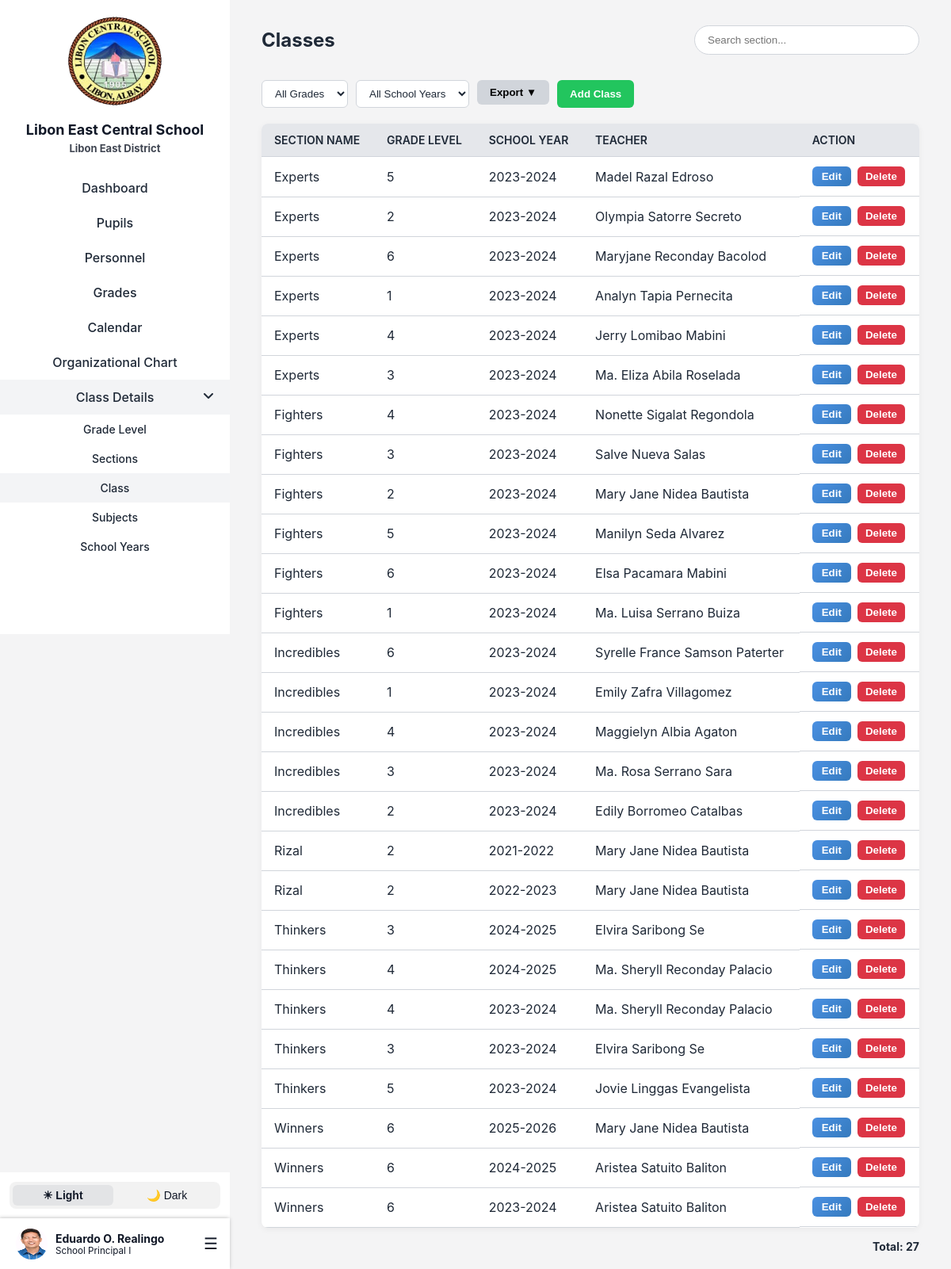
The page /Landing/Login/Page/adminSections.php (signed in) on the database its author committed.
### tables this page shows
CREATE TABLE `teachers` (
  `teacher_id` int(11) NOT NULL,
  `first_name` varchar(100) DEFAULT NULL,
  `middle_name` varchar(100) DEFAULT NULL,
  `last_name` varchar(100) DEFAULT NULL,
  `employee_no` varchar(20) DEFAULT NULL,
  `email` varchar(100) DEFAULT NULL,
  `password` varchar(255) DEFAULT NULL,
  `gender` enum('Male','Female','Other') DEFAULT NULL,
  `birthdate` date DEFAULT NULL,
  `age` int(11) DEFAULT NULL,
  `contact_no` varchar(20) DEFAULT NULL,
  `house_no_street` varchar(255) DEFAULT NULL,
  `barangay` varchar(255) DEFAULT NULL,
  `municipality` varchar(255) DEFAULT NULL,
  `province` varchar(255) DEFAULT NULL,
  `position` varchar(255) NOT NULL,
  `image` varchar(255) NOT NULL DEFAULT 'teacher.png',
  `user_type` char(1) NOT NULL DEFAULT 't' COMMENT 'a - admin\r\nt- teacher\r\nn- non-teaching',
  `user_status` char(1) NOT NULL DEFAULT 'a' COMMENT 'a - active\r\ni - inactive',
  `created_at` datetime DEFAULT current_timestamp(),
  `updated_at` datetime DEFAULT current_timestamp() ON UPDATE current_timestamp(),
  `created_by` int(11) DEFAULT NULL,
  `updated_by` int(11) DEFAULT NULL
);

CREATE TABLE `sections` (
  `section_id` int(11) NOT NULL,
  `section_name` varchar(50) NOT NULL,
  `grade_level_id` int(11) NOT NULL,
  `teacher_id` int(11) DEFAULT NULL,
  `sy_id` int(11) NOT NULL,
  `created_at` datetime DEFAULT current_timestamp(),
  `updated_at` datetime DEFAULT current_timestamp() ON UPDATE current_timestamp(),
  `created_by` int(11) DEFAULT NULL,
  `updated_by` int(11) DEFAULT NULL
);

CREATE TABLE `section_name` (
  `section_name_id` int(11) NOT NULL,
  `section_name` varchar(255) NOT NULL,
  `created_at` datetime DEFAULT current_timestamp(),
  `updated_at` datetime DEFAULT current_timestamp() ON UPDATE current_timestamp(),
  `created_by` int(11) DEFAULT NULL,
  `updated_by` int(11) DEFAULT NULL
);

CREATE TABLE `grade_levels` (
  `grade_level_id` int(11) NOT NULL,
  `level_name` varchar(20) NOT NULL,
  `created_at` datetime DEFAULT current_timestamp(),
  `updated_at` datetime DEFAULT current_timestamp() ON UPDATE current_timestamp(),
  `created_by` int(11) DEFAULT NULL,
  `updated_by` int(11) DEFAULT NULL
);

CREATE TABLE `school_years` (
  `sy_id` int(11) NOT NULL,
  `school_year` varchar(20) DEFAULT NULL,
  `start_date` date DEFAULT NULL,
  `end_date` date DEFAULT NULL,
  `created_at` datetime DEFAULT current_timestamp(),
  `updated_at` datetime DEFAULT current_timestamp() ON UPDATE current_timestamp(),
  `created_by` int(11) DEFAULT NULL,
  `updated_by` int(11) DEFAULT NULL
);

### Landing/Login/Page/adminSections.php (the view, shortened to what this page needs)
<?php
include 'lecs_db.php';
?>
<!DOCTYPE html>
<html lang="en">
<head>
    <link rel="stylesheet" href="css/adminSections.css">
    <link rel="stylesheet" href="css/sidebar.css">
</head>
<body>
<div class="container">
<?php include 'sidebar.php'; ?>
<div class="main-content">
  <div class="header">
    <h1>Classes</h1>
    <form method="GET" style="margin:0;">
      <input type="text" name="search" placeholder="Search section..."
        value="<?php echo isset($_GET['search']) ? htmlspecialchars($_GET['search']) : ''; ?>">
    </form>
  </div>
<div class="header-buttons">
  <form method="GET" class="filter-form">
    <select name="grade_filter" onchange="this.form.submit()">
      <option value="">All Grades</option>
    </select>
    <select name="sy_filter" onchange="this.form.submit()">
      <option value="">All School Years</option>
    </select>
  </form>
  <div class="export-dropdown">
    <button type="button" class="export-btn" onclick="toggleDropdown()">Export ▼</button>
  </div>
  <button type="button" class="add-btn" onclick="openAddModal()">Add Class</button>
</div>
  <table>
    <thead>
      <tr>
        <th>Section Name</th>
        <th>Grade Level</th>
        <th>School Year</th>
        <th>Teacher</th>
        <th>Action</th>
      </tr>
    </thead>
    <tbody>
      <?php
      $whereParts = [];
      $where = count($whereParts) > 0 ? "WHERE " . implode(" AND ", $whereParts) : "";
      $sql = "SELECT s.*, sn.section_name, g.level_name, sy.school_year, CONCAT(t.first_name, ' ', COALESCE(t.middle_name, ''), ' ', t.last_name) AS teacher_name
              FROM sections s
              JOIN section_name sn ON s.section_name = sn.section_name
              LEFT JOIN grade_levels g ON s.grade_level_id = g.grade_level_id
              LEFT JOIN school_years sy ON s.sy_id = sy.sy_id
              LEFT JOIN teachers t ON s.teacher_id = t.teacher_id
              $where
              ORDER BY sn.section_name ASC";
      $result = $conn->query($sql);
      if ($result && $result->num_rows > 0) {
        while ($row = $result->fetch_assoc()) {
          $teacher = $row['teacher_name'] ? htmlspecialchars($row['teacher_name']) : '-';
          echo "<tr>
                  <td>" . htmlspecialchars($row['section_name']) . "</td>
                  <td>" . htmlspecialchars($row['level_name']) . "</td>
                  <td>" . htmlspecialchars($row['school_year']) . "</td>
                  <td>$teacher</td>
                  <td class='action-btns'>
                    <button class='edit-btn' onclick=\"openEditModal({$row['section_id']}, '" . htmlspecialchars($row['section_name']) . "', {$row['grade_level_id']}, {$row['sy_id']}, " . ($row['teacher_id'] ?? 'null') . ")\">Edit</button>
                    <button class='delete-btn' onclick=\"openDeleteModal({$row['section_id']}, '" . htmlspecialchars($row['section_name']) . "')\">Delete</button>
                  </td>
                </tr>";
        }
      } else {
        echo "<tr><td colspan='6'>No sections found</td></tr>";
      }
      ?>
    </tbody>
  </table>
  <div class="total-count">
      <?php
      $countQuery = "SELECT COUNT(*) as total
                    FROM sections s
                    JOIN section_name sn ON s.section_name = sn.section_name
                    LEFT JOIN grade_levels g ON s.grade_level_id = g.grade_level_id
                    LEFT JOIN school_years sy ON s.sy_id = sy.sy_id
                    LEFT JOIN teachers t ON s.teacher_id = t.teacher_id
                    $where";
      $countResult = $conn->query($countQuery);
      $countRow = $countResult->fetch_assoc();
      echo "Total: " . $countRow['total'];
      ?>
    </div>
</div>
</div>
</body>
</html>

### Landing/Login/Page/sidebar.php (shortened to what this page needs)
<?php
include 'lecs_db.php';
$current_page = basename($_SERVER['PHP_SELF']);
$classInfoPages = ['adminGradeLevel.php', 'adminSections.php', 'adminSubjects.php', 'adminSchoolYear.php', 'adminSectionName.php', 'adminOrganizationalChart'];
$isClassInfoActive = in_array($current_page, $classInfoPages);
if (!function_exists('arabic_to_roman')) {
    function arabic_to_roman($num) {
        $roman_numerals = [
            1000 => 'M', 900 => 'CM', 500 => 'D', 400 => 'CD',
            100 => 'C', 90 => 'XC', 50 => 'L', 40 => 'XL',
            10 => 'X', 9 => 'IX', 5 => 'V', 4 => 'IV', 1 => 'I'
        ];
        $roman = '';
        foreach ($roman_numerals as $value => $symbol) {
            while ($num >= $value) {
                $roman .= $symbol;
                $num -= $value;
            }
        }
        return $roman;
    }
}
if (!function_exists('format_position')) {
    function format_position($pos) {
        $is_principal = stripos($pos, 'principal') !== false;
        if (preg_match('/(.*) (\d+)$/', $pos, $matches)) {
            $base = $matches[1];
            $num = intval($matches[2]);
            $roman = arabic_to_roman($num);
            $new_pos = $base . ' ' . $roman;
        } else {
            $new_pos = $pos;
        }
        if ($is_principal) {
            $new_pos = 'School ' . $new_pos;
        }
        return $new_pos;
    }
}
$admin_id = isset($_SESSION['teacher_id']) ? intval($_SESSION['teacher_id']) : 0;
$adminData = [
    'first_name' => 'Admin',
    'middle_name' => '',
    'last_name' => 'User',
    'position' => 'Administrator',
    'image' => 'teacher.png'
];
if ($admin_id > 0 && $_SESSION['user_type'] === 'a') {
    $stmt = $conn->prepare("SELECT first_name, middle_name, last_name, position, image FROM teachers WHERE teacher_id = ?");
    $stmt->bind_param("i", $admin_id);
    $stmt->execute();
    $res = $stmt->get_result();
    if ($res && $res->num_rows > 0) {
        $adminData = $res->fetch_assoc();
    }
}
$middle_initial = !empty($adminData['middle_name']) ? substr($adminData['middle_name'], 0, 1) . '.' : '';
$full_name = trim($adminData['first_name'] . ' ' . $middle_initial . ' ' . $adminData['last_name']);
?>
<link rel="stylesheet" href="css/all.min.css">
<link rel="stylesheet" href="css/sidebar.css">
<div class="sidebar">
    <div class="sidebar-top">
        <img class="logo" src="images/lecs-logo no bg.png" alt="School Logo">
        <h2>Libon East Central School</h2>
        <small class="east">Libon East District</small>
        <div class="nav-links">
            <a href="adminDashboard.php" class="<?= ($current_page == 'adminDashboard.php') ? 'active' : '' ?>">Dashboard</a>
            <a href="adminPupils.php" class="<?= ($current_page == 'adminPupils.php' || $current_page == 'add_pupil.php' || $current_page == 'adminPupilsProfile.php') ? 'active' : '' ?>">Pupils</a>
            <a href="adminTeachers.php" class="<?= ($current_page == 'adminTeachers.php' || $current_page == 'add_teacher.php' || $current_page == 'edit_teacher.php') ? 'active' : '' ?>">Personnel</a>
            <a href="adminGrades.php" class="<?= ($current_page == 'adminGrades.php' || $current_page == 'adminViewGrades.php') ? 'active' : '' ?>">Grades</a>
            <a href="adminEventCalendar.php" class="<?= ($current_page == 'adminEventCalendar.php') ? 'active' : '' ?>">Calendar</a>
            <a href="adminOrganizationalChart.php" class="<?= ($current_page == 'adminOrganizationalChart.php') ? 'active' : '' ?>">Organizational Chart</a>
            <a href="#" id="classInfoLink" class="class-info <?= $isClassInfoActive ? 'active' : '' ?>">
                <span>Class Details</span>
                <i id="classInfoIcon" class="fa-solid <?= $isClassInfoActive ? 'fa-angle-down' : 'fa-angle-right' ?>"></i>
            </a>
            <div id="classInfoSubmenu" class="submenu <?= $isClassInfoActive ? 'show' : '' ?>">
                <a href="adminGradeLevel.php" class="<?= ($current_page == 'adminGradeLevel.php') ? 'active' : '' ?>">Grade Level</a>
                <a href="adminSectionName.php" class="<?= ($current_page == 'adminSectionName.php') ? 'active' : '' ?>">Sections</a>
                <a href="adminSections.php" class="<?= ($current_page == 'adminSections.php') ? 'active' : '' ?>">Class</a>
                <a href="adminSubjects.php" class="<?= ($current_page == 'adminSubjects.php') ? 'active' : '' ?>">Subjects</a>
                <a href="adminSchoolYear.php" class="<?= ($current_page == 'adminSchoolYear.php') ? 'active' : '' ?>">School Years</a>
            </div>
        </div>
    </div>
    <div class="sidebar-bottom">
        <div class="toggle-mode">
            <button class="toggle-btn light-mode" onclick="setMode('light')">☀ Light</button>
            <button class="toggle-btn dark-mode" onclick="setMode('dark')">🌙 Dark</button>
        </div>
        <div class="profile-menu">
            <div class="profile">
                <img src="Uploads/teachers/<?= htmlspecialchars($adminData['image']) ?>" alt="Profile Picture">
                <div class="profile-info">
                    <strong><?= htmlspecialchars($full_name) ?></strong>
                    <small><?= htmlspecialchars(format_position($adminData['position'])) ?></small>
                </div>
            </div>
            <div class="burger" role="button" aria-label="Open menu" tabindex="0">&#9776;</div>
        </div>
    </div>
</div>

### Landing/Login/Page/css/adminSections.css (style rules this page uses)
:root { --primary-color: #2563eb; --primary-hover: #1d4ed8; --success-color: #22c55e; --danger-color: #ef4444; --background-light: #f4f4f5; --background-dark: #1e293b; --sidebar-light: #ffffff; --sidebar-dark: #0f172a; --text-light: #1f2937; --text-dark: #f1f5f9; --accent: #e5e7eb; --border-color: #d1d5db; }
body { margin: 0; font-family: 'Inter', sans-serif; transition: background-color 0.3s, color 0.3s; }
:root.light { background-color: var(--background-light); color: var(--text-light); }
.container { display: flex; min-height: 100vh; }
.main-content { flex: 1; padding: 20px 40px; margin-left: 290px; transition: background-color 0.3s, color 0.3s; }
.header { display: flex; justify-content: space-between; align-items: center; margin-bottom: 20px; }
.header h1 { font-size: 24px; font-weight: 700; }
.header input[type="text"] { padding: 10px 16px; border-radius: 20px; border: 1px solid var(--border-color); outline: none; width: 250px; transition: border 0.3s, box-shadow 0.3s; }
.header-buttons { display: flex; gap: 10px; margin-bottom: 20px; }
.header-buttons button { padding: 8px 16px; border: none; border-radius: 6px; cursor: pointer; font-weight: 600; transition: background 0.3s, transform 0.1s; }
.filter-form { display: flex; gap: 10px; align-items: center; }
.filter-form select { padding: 8px 12px; border-radius: 6px; border: 1px solid var(--border-color); background: var(--sidebar-light); color: var(--text-light); font-weight: 500; cursor: pointer; transition: border 0.3s, background 0.3s; }
.export-btn { background-color: #d1d5db; }
.add-btn { background-color: var(--success-color); color: white; }
table { width: 100%; border-collapse: collapse; background-color: var(--sidebar-light); border-radius: 8px; overflow: hidden; box-shadow: 0 2px 8px rgba(0,0,0,0.05); }
th, td { padding: 12px 16px; text-align: left; border-bottom: 1px solid var(--border-color); }
th { background-color: var(--accent); font-weight: 600; font-size: 14px; text-transform: uppercase; }
.action-btns { display: flex; gap: 8px; }
.edit-btn { background: linear-gradient(135deg, #4a90e2, #357ABD); color: white; padding: 5px 12px; font-weight: 600; border: none; border-radius: 6px; }
.delete-btn { background-color: #dc3545; color: white; padding: 5px 10px; text-decoration: none; border-radius: 6px; border: none; font-weight: 600; }
.total-count { text-align: right; margin-top: 15px; font-weight: bold; font-size: 14px; }
.export-dropdown { position: relative; display: inline-block; }
.show { display: block; }

### rows shown on the page
teachers: image (picture), full_name "Eduardo O. Realingo", position "School Principal I"
sections: section_name.section_name "Experts", grade_level.level_name "5", sy.school_year "2023-2024", teacher "Madel Razal Edroso"
sections: section_name.section_name "Experts", grade_level.level_name "2", sy.school_year "2023-2024", teacher "Olympia Satorre Secreto"
sections: section_name.section_name "Experts", grade_level.level_name "6", sy.school_year "2023-2024", teacher "Maryjane Reconday Bacolod"
sections: section_name.section_name "Experts", grade_level.level_name "1", sy.school_year "2023-2024", teacher "Analyn Tapia Pernecita"
sections: section_name.section_name "Experts", grade_level.level_name "4", sy.school_year "2023-2024", teacher "Jerry Lomibao Mabini"
sections: section_name.section_name "Experts", grade_level.level_name "3", sy.school_year "2023-2024", teacher "Ma. Eliza Abila Roselada"
sections: section_name.section_name "Fighters", grade_level.level_name "4", sy.school_year "2023-2024", teacher "Nonette Sigalat Regondola"
sections: section_name.section_name "Fighters", grade_level.level_name "3", sy.school_year "2023-2024", teacher "Salve Nueva Salas"
sections: section_name.section_name "Fighters", grade_level.level_name "2", sy.school_year "2023-2024", teacher "Mary Jane Nidea Bautista"
sections: section_name.section_name "Fighters", grade_level.level_name "5", sy.school_year "2023-2024", teacher "Manilyn Seda Alvarez"
sections: section_name.section_name "Fighters", grade_level.level_name "6", sy.school_year "2023-2024", teacher "Elsa Pacamara Mabini"
sections: section_name.section_name "Fighters", grade_level.level_name "1", sy.school_year "2023-2024", teacher "Ma. Luisa Serrano Buiza"
sections: section_name.section_name "Incredibles", grade_level.level_name "6", sy.school_year "2023-2024", teacher "Syrelle France Samson Paterter"
sections: section_name.section_name "Incredibles", grade_level.level_name "1", sy.school_year "2023-2024", teacher "Emily Zafra Villagomez"
sections: section_name.section_name "Incredibles", grade_level.level_name "4", sy.school_year "2023-2024", teacher "Maggielyn Albia Agaton"
sections: section_name.section_name "Incredibles", grade_level.level_name "3", sy.school_year "2023-2024", teacher "Ma. Rosa Serrano Sara"
sections: section_name.section_name "Incredibles", grade_level.level_name "2", sy.school_year "2023-2024", teacher "Edily Borromeo Catalbas"
sections: section_name.section_name "Rizal", grade_level.level_name "2", sy.school_year "2021-2022", teacher "Mary Jane Nidea Bautista"
sections: section_name.section_name "Rizal", grade_level.level_name "2", sy.school_year "2022-2023", teacher "Mary Jane Nidea Bautista"
sections: section_name.section_name "Thinkers", grade_level.level_name "3", sy.school_year "2024-2025", teacher "Elvira Saribong Se"
sections: section_name.section_name "Thinkers", grade_level.level_name "4", sy.school_year "2024-2025", teacher "Ma. Sheryll Reconday Palacio"
sections: section_name.section_name "Thinkers", grade_level.level_name "4", sy.school_year "2023-2024", teacher "Ma. Sheryll Reconday Palacio"
sections: section_name.section_name "Thinkers", grade_level.level_name "3", sy.school_year "2023-2024", teacher "Elvira Saribong Se"
sections: section_name.section_name "Thinkers", grade_level.level_name "5", sy.school_year "2023-2024", teacher "Jovie Linggas Evangelista"
sections: section_name.section_name "Winners", grade_level.level_name "6", sy.school_year "2025-2026", teacher "Mary Jane Nidea Bautista"
sections: section_name.section_name "Winners", grade_level.level_name "6", sy.school_year "2024-2025", teacher "Aristea Satuito Baliton"
sections: section_name.section_name "Winners", grade_level.level_name "6", sy.school_year "2023-2024", teacher "Aristea Satuito Baliton"

### other values the page prints
$countRow['total'] "27"
